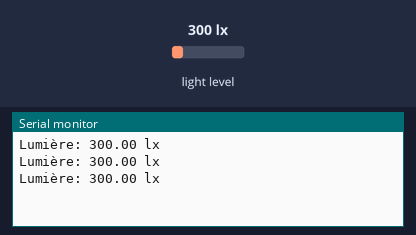
Bench run of a sketch on a simulated Arduino Uno, built with avr-gcc and run on an emulated ATmega328P. On the bench: the last lines printed to the serial monitor. Inputs (shaded band) come from the test bench; at power-on: light level 300 lx.

Above: at 1.3 s.
1.4 s: light level set to 40 lx
At 1.9 s:
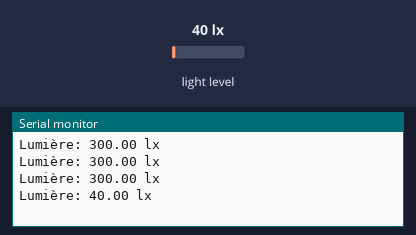
2.9 s: light level set to 500 lx
At 3.4 s:
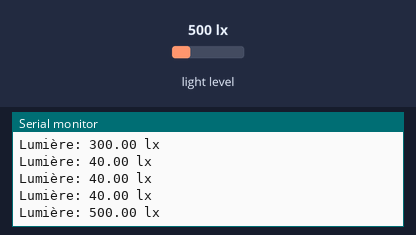
Timing chart, 0 to 5.9 s (numbered marks = the images above; inputs shaded):
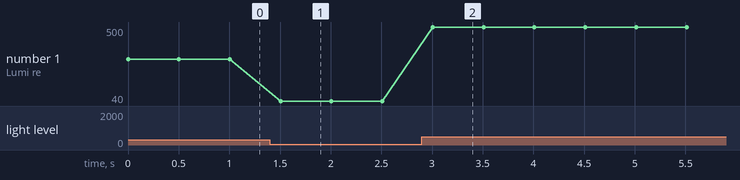

Measured:
- after the input at 1.4 s, the serial monitor: prints a new line after 0.10 s (image 1)
- after the input at 2.9 s, the serial monitor: prints a new line after 0.11 s (image 2)
- plotted number 1: 300 → 40 after the input at 1.4 s, 40 → 500 after the input at 2.9 s

The sketch:

capteur_lumiere_SEN0097.ino
```cpp
#include <Wire.h>
#include <BH1750.h>

BH1750 lightMeter;

void setup() {
  Serial.begin(9600);
  Wire.begin();  // SDA, SCL
  lightMeter.begin(BH1750::CONTINUOUS_HIGH_RES_MODE);
}

void loop() {
  float lux = lightMeter.readLightLevel();
  Serial.print("Lumière: ");
  Serial.print(lux);
  Serial.println(" lx");
  delay(500);
}
```

capteur_magnetique.ino
```cpp
// modele : KY024LM
```
